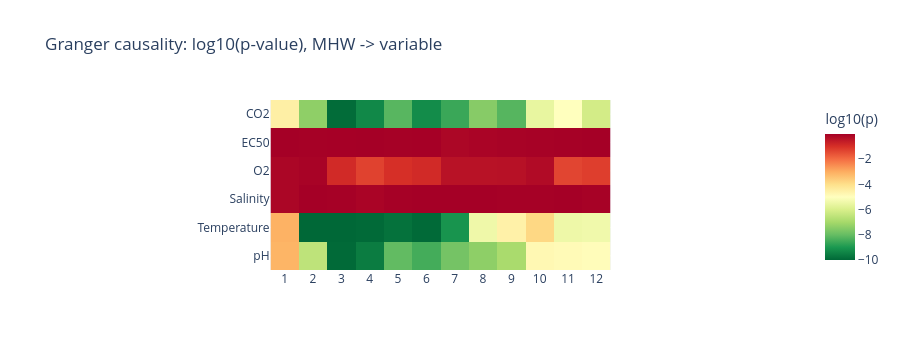

This figure's notebook cell:
### Markdown cell above
### Granger causality (MHW peak intensity -> each variable)

### Code cell
granger = json.loads((RESULTS / "granger_results.json").read_text())
rows = [dict(variable=var, lag=int(lag), p_value=float(p))
        for var, lag_ps in granger.items() if isinstance(lag_ps, dict)
        for lag, p in lag_ps.items() if lag_ps and "error" not in lag_ps]
gdf = pd.DataFrame(rows)
pivot = gdf.pivot(index="variable", columns="lag", values="p_value")
fig = px.imshow(np.log10(pivot.values.astype(float) + 1e-10), x=[str(c) for c in pivot.columns],
                 y=list(pivot.index), color_continuous_scale="RdYlGn_r",
                 title="Granger causality: log10(p-value), MHW -> variable", labels=dict(color="log10(p)"))
fig.update_layout(height=350)
fig.show()

### Figure 1 — Plotly figure (JSON) as saved in the notebook; plotly's stock layout.template omitted (floating-point values rounded to 4 significant figures)
{"data": [{"coloraxis": "coloraxis", "hovertemplate": "x: %{x}<br>y: %{y}<br>log10(p): %{z}<extra></extra>", "name": "0", "type": "heatmap", "x": ["1", "2", "3", "4", "5", "6", "7", "8", "9", "10", "11", "12"], "xaxis": "x", "y": ["CO2", "EC50", "O2", "Salinity", "Temperature", "pH"], "yaxis": "y", "z": [[-4.499, -7.363, -9.918, -9.339, -8.184, -9.253, -8.583, -7.492, -8.206, -5.594, -4.989, -6.119], [-0.01033, -0.02405, -0.01341, -0.01293, -0.02439, -0.01326, -0.1414, -0.09365, -0.07202, -0.04163, -0.02161, -0.003242], [-0.1313, -0.0554, -0.8865, -1.297, -0.9731, -0.8742, -0.3739, -0.3776, -0.3621, -0.2344, -1.354, -1.234], [-0.1233, -0.004311, -0.02629, -0.0948, -0.02905, -0.007317, -0.004925, -0.007469, -0.01689, -0.01486, -0.008843, -0.04967], [-3.082, -9.999, -10.0, -9.963, -9.794, -9.955, -9.088, -5.416, -4.559, -3.834, -5.442, -5.387], [-3.133, -6.527, -9.961, -9.59, -8.048, -8.451, -7.773, -7.375, -6.915, -4.767, -4.842, -4.909]]}], "layout": {"coloraxis": {"colorbar": {"title": {"text": "log10(p)"}}, "colorscale": [[0, "rgb(0,104,55)"], [0.1, "rgb(26,152,80)"], [0.2, "rgb(102,189,99)"], [0.3, "rgb(166,217,106)"], [0.4, "rgb(217,239,139)"], [0.5, "rgb(255,255,191)"], [0.6, "rgb(254,224,139)"], [0.7, "rgb(253,174,97)"], [0.8, "rgb(244,109,67)"], [0.9, "rgb(215,48,39)"], [1, "rgb(165,0,38)"]]}, "height": 350, "title": {"text": "Granger causality: log10(p-value), MHW -> variable"}, "xaxis": {"anchor": "y", "constrain": "domain", "domain": [0, 1], "scaleanchor": "y"}, "yaxis": {"anchor": "x", "autorange": "reversed", "constrain": "domain", "domain": [0, 1]}}}
